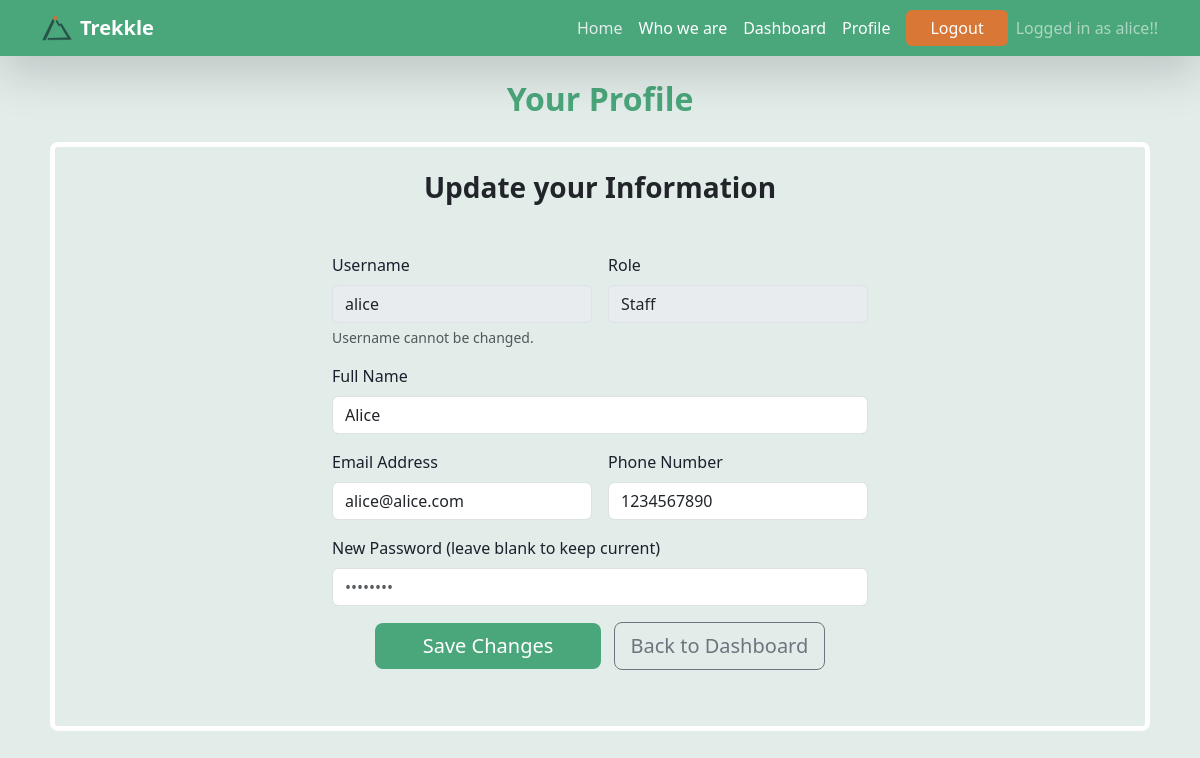
The page /Profile (signed in) on the database its author committed.
### models.py (models this page shows)
class User(UserMixin, db.Model):
    id = db.Column(db.Integer, primary_key=True)
    username = db.Column(db.String(150), unique=True, nullable=False)
    email = db.Column(db.String(150), unique=True, nullable=False)
    password_hash = db.Column(db.String(255), nullable=False)
    full_name = db.Column(db.String(150), nullable=False)
    phone = db.Column(db.String(20))
    role = db.Column(db.String(20), nullable=False, default="trekker")
    status = db.Column(db.String(20), nullable=False, default="pending")
    created_at = db.Column(db.DateTime, default=lambda: datetime.now(timezone.utc))

### app.py (the view, shortened to what this page needs)
@app.route('/Profile', methods=['GET', 'POST'])
@login_required
def profile():
    return render_template('profile.html', user=current_user)

### app.py (called while the page is built)
@login_manager.user_loader
def load_user(user_id):
    return(User.query.get(int(user_id)))

### templates/profile.html (shortened to what this page needs)
{%extends "base.html"%}
{%block content%}
<div class="container py-4">
    <h2 class="fw-semibold mb-4 px-3 text-center text-trekkle-primary">
        Your Profile
    </h2>
    <div class="col d-flex flex-column justify-content-center align-items-center bg-trekkle-accent border border-white border-5 rounded-3 p-4 mx-2 my-2">
        <h3 class="text-center mb-4 fw-bold text-dark">Update your Information</h3>
        <form class="row g-3 px-4 mt-2 w-100" style="max-width: 600px;" method="post">
            <div class="col-sm-12 col-md-6">
                <label for="username" class="form-label">Username</label>
                <input type="text" class="form-control" id="username" value="{{ user.username }}" disabled>
                <div class="form-text">Username cannot be changed.</div>
            </div>
            <div class="col-sm-12 col-md-6">
                <label for="role" class="form-label">Role</label>
                <input type="text" class="form-control" id="role" value="{{ user.role }}" disabled>
            </div>
            <div class="col-sm-12">
                <label for="full_name" class="form-label">Full Name</label>
                <input type="text" class="form-control" id="full_name" name="full_name" value="{{ user.full_name }}" required>
            </div>
            <div class="col-sm-12 col-md-6">
                <label for="email" class="form-label">Email Address</label>
                <input type="email" class="form-control" id="email" name="email" value="{{ user.email }}" required>
            </div>
            <div class="col-sm-12 col-md-6">
                <label for="phone" class="form-label">Phone Number</label>
                <input type="text" class="form-control" id="phone" name="phone" value="{{ user.phone or '' }}">
            </div>
            <div class="col-sm-12">
                <label for="password" class="form-label">New Password (leave blank to keep current)</label>
                <input type="password" class="form-control" id="password" name="password" placeholder="••••••••">
            </div>
            <div class="col-12 text-center my-3">
                <button type="submit" class="btn btn-trekkle-primary btn-lg px-5">Save Changes</button>
                <a href="{{ url_for('dashboard') }}" class="btn btn-outline-secondary btn-lg ms-2">Back to Dashboard</a>
            </div>
        </form>
    </div>
</div>
{%endblock%}

### templates/base.html (shortened to what this page needs)
<html>
<head>
    <link href="https://cdn.jsdelivr.net/npm/bootstrap@5.3.8/dist/css/bootstrap.min.css" rel="stylesheet"
>
</head>
<body>
    <nav class="navbar navbar-expand-lg navbar-dark navbar-trekkle shadow-lg">
        <div class="container">
            <a class="navbar-brand d-flex align-items-center" href="{{url_for('home')}}">
                <img src="../static/images/LOGO_Trekkle.png" alt="Trekkle Logo" width="30" height="30"
                    class="d-inline-block align-text-top me-2">
                <span class="fw-bold">Trekkle</span>
            </a>
            <div class="collapse navbar-collapse" id="navbarNav">
                <div class="d-flex align-items-center ms-auto gap-2">
                    <ul class="navbar-nav me-auto mb-2 mb-lg-0 ms-lg-4">
                        <li class="nav-item">
                            <a class="nav-link active" aria-current="page" href="#">Home</a>
                        </li>
                        <li class="nav-item">
                            <a class="nav-link" href="{{url_for('home')}}#about">Who we are</a>
                        </li>
                        {%if user.is_authenticated %}
                        <li class="nav-item">
                            <a class="nav-link" href="{{url_for('dashboard')}}">Dashboard</a>
                        </li>
                        <li class="nav-item">
                            <a class="nav-link" href="{{url_for('profile')}}">Profile</a>
                        </li>
                        <div class="d-flex align-items-center">
                            <a href="{{ url_for('logout')}}" class="btn btn-trekkle-cta mx-2 px-4"
                                role="button">Logout</a>
                        </div>
                        <span class="navbar-text">
                            Logged in as {{user.username}}!!
                        </span>
                        {%endif%}
                </div>
            </div>
        </div>
    </nav>
    {%block content%}
    {%endblock%}
</body>
</html>

### templates/base.html (style rules this page uses)
:root { --tk-primary: #4aa67b; --tk-secondary: #D97736; --tk-bg-light: #F8F9FA; --tk-bg-dark: #1A202C; --tk-accent: #E2ECE9; }
body { background-color: var(--tk-accent); color: var(--tk-bg-dark); }
.navbar-trekkle { background-color: var(--tk-primary) !important; }
.navbar-trekkle .navbar-brand, .navbar-trekkle .nav-link { color: #ffffff !important; transition: color 0.2s ease-in-out; }
.navbar-trekkle .nav-link:hover, .navbar-trekkle .nav-link.active { color: var(--tk-accent) !important; }
.btn-trekkle-primary { background-color: var(--tk-primary); color: #ffffff; border: none; }
.btn-trekkle-cta { background-color: var(--tk-secondary); color: #ffffff; border: none; font-weight: 500; }
.bg-trekkle-accent { background-color: var(--tk-accent) !important; }
.text-trekkle-primary { color: var(--tk-primary) !important; }

### rows shown on the page
User: username "alice", role "Staff", full_name "Alice", email "alice@alice.com", phone "1234567890"
